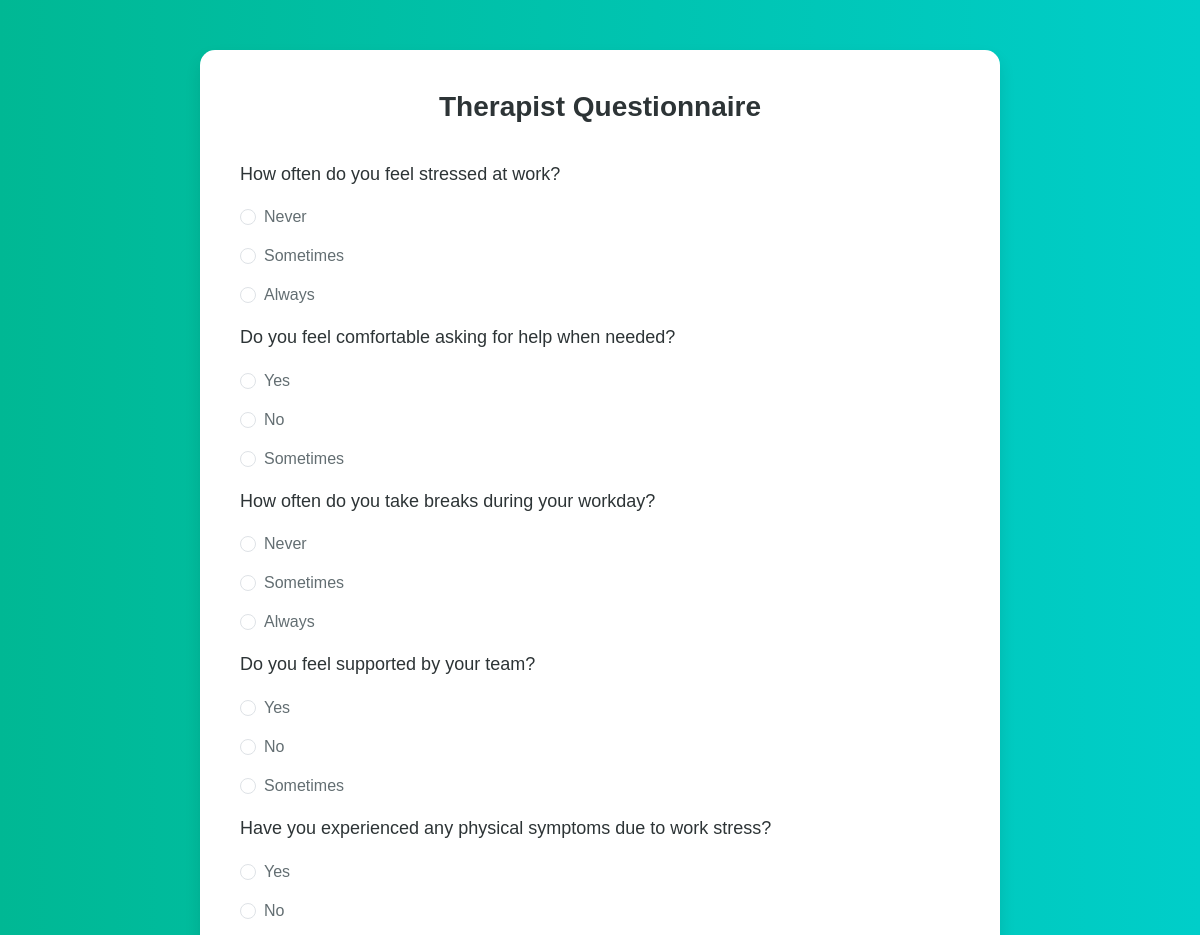
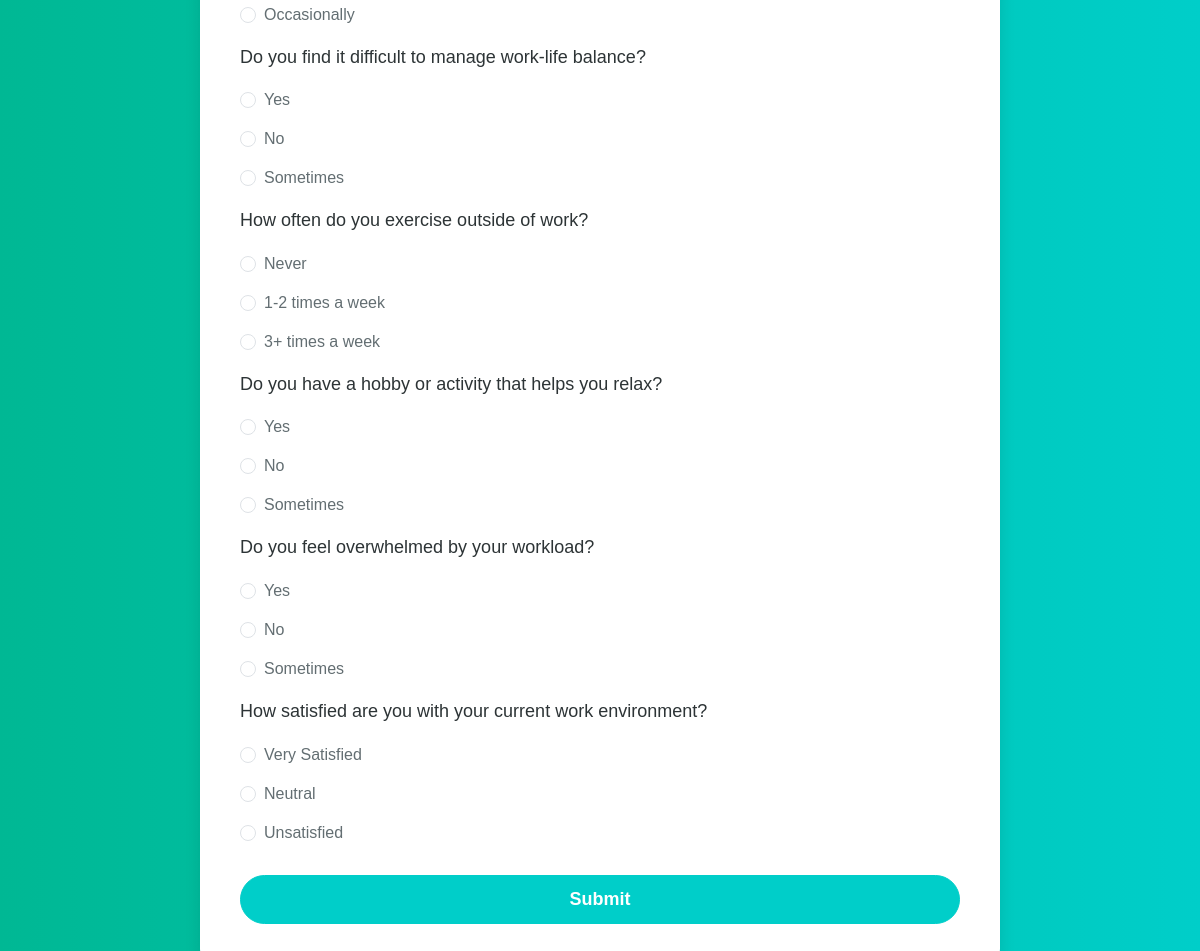
Page /auth/questionnaire/ (signed in) on the committed database (2 pictures, top to bottom).
### user_management/models.py (models this page shows, shortened)
class Question(models.Model):
    text = models.TextField()
    created_at = models.DateTimeField(auto_now_add=True)

class Answer(models.Model):
    question = models.ForeignKey(Question, on_delete=models.CASCADE, related_name='answers')
    text = models.TextField()
    is_choice = models.BooleanField(default=True)  # To identify answer choices

### user_management/views.py (the view, shortened to what this page needs)
# urls.py: path('questionnaire/', questionnaire_view, name='questionnaire'),
@login_required
def questionnaire_view(request):
    questions = Question.objects.all()
    return render(request, 'user_management/questions.html', {'questions': questions})

### user_management/templates/user_management/questions.html (shortened to what this page needs)
<!DOCTYPE html>
<html lang="en">
<head>
    <link href="https://cdn.jsdelivr.net/npm/bootstrap@5.3.0-alpha1/dist/css/bootstrap.min.css" rel="stylesheet">
</head>
<body>
    <div class="container">
        <h2>Therapist Questionnaire</h2>
        <form method="POST">
            <div class="form-group">
                {% for question in questions %}
                    <div class="question">
                        <h4>{{ question.text }}</h4>
                        {% for answer in question.answers.all %}
                            <div class="form-check">
                                <input class="form-check-input" type="radio" name="{{ question.id }}" value="{{ answer.id }}" id="answer{{ answer.id }}" required>
                                <label class="form-check-label" for="answer{{ answer.id }}">
                                    {{ answer.text }}
                                </label>
                            </div>
                        {% endfor %}
                    </div>
                {% endfor %}
            </div>
            <button type="submit" class="btn btn-primary">Submit</button>
        </form>
    </div>
</body>
</html>

### user_management/templates/user_management/questions.html (style rules this page uses)
body { background: linear-gradient(to right, #00b894, #00cec9); font-family: 'Arial', sans-serif; }
.container { max-width: 800px; margin-top: 50px; background-color: white; padding: 40px; border-radius: 15px; box-shadow: 0 8px 16px rgba(0, 0, 0, 0.1); }
.question h4 { font-size: 18px; margin-bottom: 20px; color: #2d3436; }
.form-check { margin-bottom: 15px; }
.form-check-label { font-size: 16px; color: #636e72; }
.btn-primary { background-color: #00cec9; border-color: #00cec9; padding: 10px 20px; font-size: 18px; font-weight: bold; width: 100%; border-radius: 30px; }
.form-group { margin-bottom: 30px; }
h2 { color: #2d3436; font-size: 28px; font-weight: bold; margin-bottom: 40px; text-align: center; }
.question { margin-bottom: 20px; }

### rows in the picture
Question: text "How often do you feel stressed at work?"
Answer: text "Never"
Answer: text "Sometimes"
Answer: text "Always"
Question: text "Do you feel comfortable asking for help when needed?"
Answer: text "Yes"
Answer: text "No"
Answer: text "Sometimes"
Question: text "How often do you take breaks during your workday?"
Answer: text "Never"
Answer: text "Sometimes"
Answer: text "Always"
Question: text "Do you feel supported by your team?"
Answer: text "Yes"
Answer: text "No"
Answer: text "Sometimes"
Question: text "Have you experienced any physical symptoms due to work stress?"
Answer: text "Yes"
Answer: text "No"
Answer: text "Occasionally"
Question: text "Do you find it difficult to manage work-life balance?"
Answer: text "Yes"
Answer: text "No"
Answer: text "Sometimes"
Question: text "How often do you exercise outside of work?"
Answer: text "Never"
Answer: text "1-2 times a week"
Answer: text "3+ times a week"
Question: text "Do you have a hobby or activity that helps you relax?"
Answer: text "Yes"
Answer: text "No"
Answer: text "Sometimes"
Question: text "Do you feel overwhelmed by your workload?"
Answer: text "Yes"
Answer: text "No"
Answer: text "Sometimes"
Question: text "How satisfied are you with your current work environment?"
Answer: text "Very Satisfied"
Answer: text "Neutral"
Answer: text "Unsatisfied"
